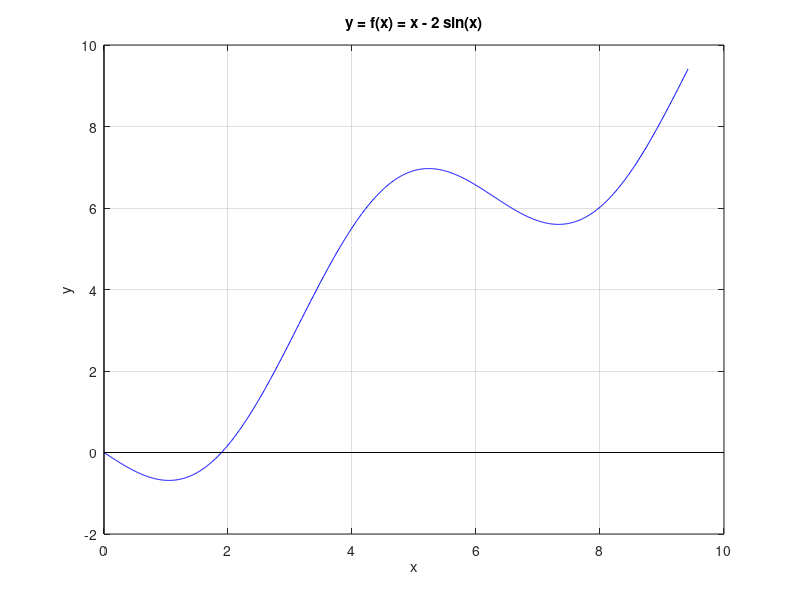

MATLAB code for this plot:
clf

% The graph of  y = x - 2 sin(x)

x = 0:0.01:3*pi;
y = x - 2 * sin(x);
plot(x,y,'b')
hold on
grid

% The x axis
x = linspace(0, 10,2);
y = 0.*x;
plot(x,y,'k')

% The y axis
y = linspace(-2,10,2);
x = 0*y;
plot(x,y,'k');

% The title and the labels
xlabel('x')
ylabel('y')
title('y = f(x) = x - 2 sin(x)')
